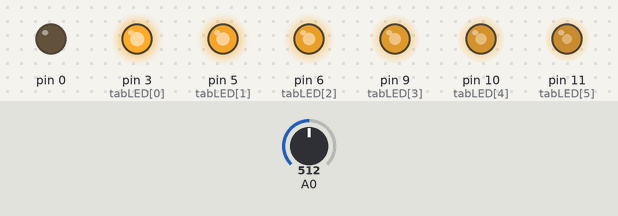
This sketch was run on a simulated Arduino Uno, built with avr-gcc and run on an emulated ATmega328P. On the bench: output pins drawn as LEDs (lit = HIGH). The test bench sets the inputs (shaded band); at power-on: A0 = 512.

Above: at 0.1 s.
At 1.3 s:
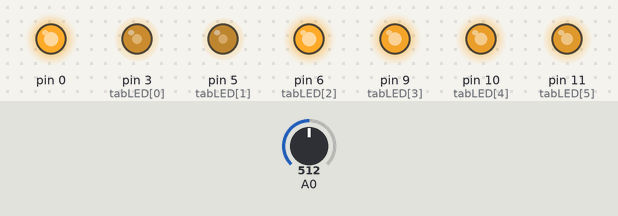
1.4 s: A0 set to 1023
At 1.68 s:
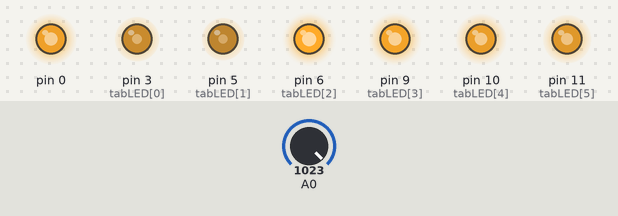
Timing chart, 0 to 2.8 s (numbered marks = the images above; inputs shaded):
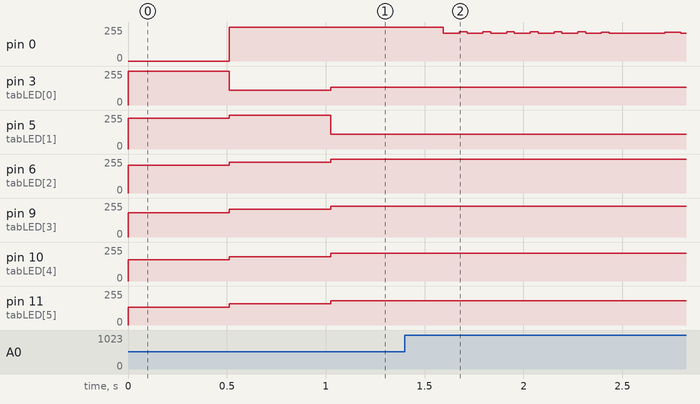

The sketch:

analogeiqueEntreSortieGif1_0.ino
```cpp
//dÃ©finition de la broche 2 de la carte en tant que variable
int durree=50;
 int i=0,j=0;
 int temps=0;
 boolean etat_led;
 int valeurLue;

const int tabLED[6] = {3,5,6,9,10,11};
//fonction d'initialisation de la carte
void setup()
{
    //initialisation de la broche 2 comme Ã©tant une sortie

    for(int c=0;c<7;c++)
    {
      pinMode(tabLED[c], OUTPUT);


    }
    toutEtindre();
    //v=255;
   // i=5;
   // p=0;
    //i=1;

}

//fonction principale, elle se rÃ©pÃ¨te (sâ  exÃ©cute) Ã  l'infini
void loop()
{
  /*digitalWrite(5, LOW);
  if(i==14)
  {
    i=10;
  }
  allumerTempo(i,durree);
  i++;*/
  valeurLue = analogRead(0);
  durree=1024-valeurLue;
  if(j==6)
  {
    j=0;
  }
   //v=42;
   //i=0;

  allumerProgress(j);

  delay(durree);
  j++;
  //p=0;
  //toutEtindre();


}

void allumerProgress(int i)
{
  int v=255;
  for(int p=0;p<7;p++)
    {
     /* if(i==7)
      {
        i=0;
      }
      else
      {
        i++;
      }*/
      analogWrite(tabLED[i],v);
      v=v-24;
      if(i==6)
      {
        i=0;
      }
      else
      {
        i++;
      }
    }


}

void toutEtindre()
{
  for(int c=0;c<=7;c++)
    {
      digitalWrite(tabLED[c],1);
    }
}

void allumerTempo(int num,int durree)
{
  if(millis() - temps > durree)
  {
            //on inverse l'état de la LED
            digitalWrite(num,!num); //on allume ou éteint
            temps = millis(); //on stocke la nouvelle heure
  }
}
```

Measured:
- after the input at 1.4 s, pin 3 (tabLED[0]): stays 135/255 (without the input it goes to 159/255 after 0.14 s); pin 5 (tabLED[1]): stays 111/255 (without the input it goes to 135/255 after 0.14 s)
